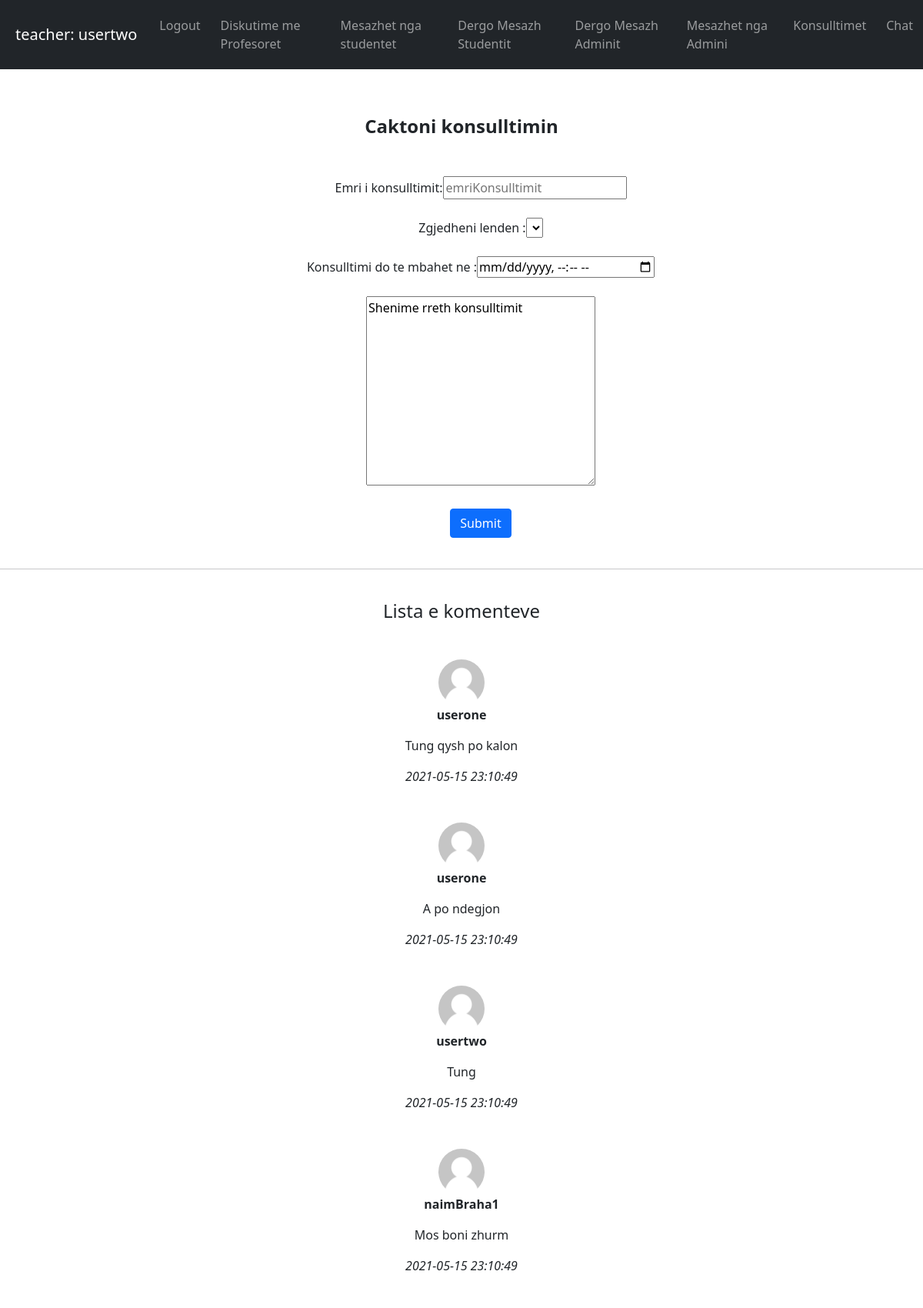
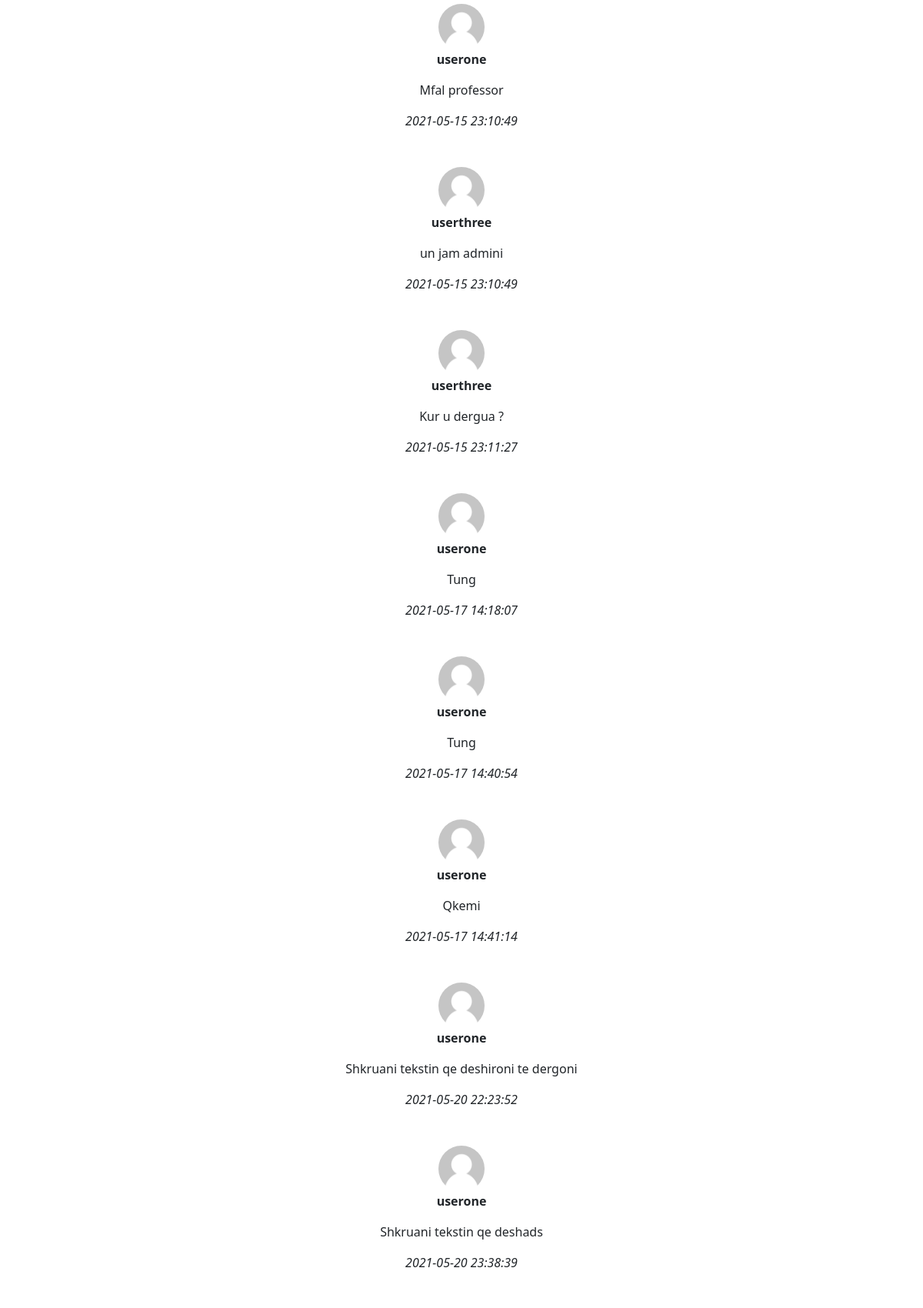
Screenshot of /ProjektiSemestralPDFinal/teacher.php (signed in, upper part) with the database file from the repository (2 pictures, top to bottom).
### tables this page shows
CREATE TABLE `mesazhet` (
  `id` int(11) NOT NULL,
  `Username` varchar(50) NOT NULL,
  `Teksti` varchar(255) NOT NULL,
  `Sent` timestamp NOT NULL DEFAULT current_timestamp()
);

### ProjektiSemestralPDFinal/teacher.php (the view, shortened to what this page needs)
<!DOCTYPE html>
<html>
<head>
        <link href="https://cdn.jsdelivr.net/npm/bootstrap@5.0.1/dist/css/bootstrap.min.css" rel="stylesheet">
</head>
<nav class="navbar navbar-expand-sm bg-dark navbar-dark fixed-top">
  <a class="navbar-brand" href="#" style = "margin-left:20px;"> <?php echo $_SESSION['role']; ?>: <?php echo $_SESSION['username']; ?> </a>
  <ul class="navbar-nav">
    <li class="nav-item">
      <a class="nav-link" href="logout.php"> Logout </a>
    </li>
    <li class="nav-item">
      <a class="nav-link" href="messageAdmin.php"> Diskutime me Profesoret </a>
    </li>
    <li class="nav-item">
      <a class="nav-link" href="messageFromStudents.php"> Mesazhet nga studentet </a>
    </li>
    <li class="nav-item">
      <a class="nav-link" href="messageStudent.php"> Dergo Mesazh Studentit </a>
    </li>
    <li class="nav-item">
        <a class="nav-link" href="messagePersonalprivateAdmin.php"> Dergo Mesazh Adminit </a>
    </li>
    <li class="nav-item">
            <a class="nav-link" href="personalMessageFromAdmin.php"> Mesazhet nga Admini </a>
    </li>
    <li class="nav-item">
      <a class="nav-link" href="konsulltimetEProfesorit.php"> Konsulltimet </a>
    </li>
        <li class="nav-item">
      <a class="nav-link" href = "http://localhost:3000" target = "_blank"> Chat </a>
    </li>
  </ul>
</nav>
<?php
include('config/db_connect.php');
    $sql = 'SELECT * FROM Mesazhet';
    $result = mysqli_query($conn, $sql);
    $mesazhet = mysqli_fetch_all($result, MYSQLI_ASSOC);
    ?>
<body>
    <center>
<h4 style = "margin-top:150px;"> <b> Caktoni konsulltimin </b> </h4>
<form action = "<?php $_SERVER['PHP_SELF'] ?>" method = "POST">
</form>
   </center>
<br>
<hr>
<br>
    <center>
       <div id = "messages">
       <center> <h4> Lista e komenteve </h4> <br> </center>
	<?php foreach($mesazhet as $mesazhi): ?>
             <center>
  <div class = "media-border p-3">
    <img src="user.png" class="mr-3 mt-0 rounded-circle" style="width:60px">
    <div class="media-body">
	   <p style = "font-weight:bold;"> <?php echo htmlspecialchars($mesazhi['Username']); ?> </p>
           <p> <?php echo htmlspecialchars($mesazhi['Teksti']); ?> </p>
           <p> <i> <?php echo htmlspecialchars($mesazhi['Sent']); ?> </i> </p>
    </div>
  </div>
          </center>
	<?php endforeach; ?>
        </div>
    </center>
  <br>
  <br>
</body>
</html>

### ProjektiSemestralPDFinal/teacher.php (style rules this page uses)
body { padding-bottom: 1500px; }
ul { list-style-type: none; margin: 0; padding: 0; }
li { border-radius:0px; display:inline; margin: 5px; }
li a { text-decoration: none; }
form { margin-top: 50px; margin-left: 50px; }

### rows the page displays
mesazhet: Username "userone", Teksti "Tung qysh po kalon", Sent "2021-05-15 23:10:49"
mesazhet: Username "userone", Teksti "A po ndegjon", Sent "2021-05-15 23:10:49"
mesazhet: Username "usertwo", Teksti "Tung", Sent "2021-05-15 23:10:49"
mesazhet: Username "naimBraha1", Teksti "Mos boni zhurm", Sent "2021-05-15 23:10:49"
mesazhet: Username "userone", Teksti "Mfal professor", Sent "2021-05-15 23:10:49"
mesazhet: Username "userthree", Teksti "un jam admini", Sent "2021-05-15 23:10:49"
mesazhet: Username "userthree", Teksti "Kur u dergua ?", Sent "2021-05-15 23:11:27"
mesazhet: Username "userone", Teksti "Tung", Sent "2021-05-17 14:18:07"
mesazhet: Username "userone", Teksti "Tung", Sent "2021-05-17 14:40:54"
mesazhet: Username "userone", Teksti "Qkemi", Sent "2021-05-17 14:41:14"
mesazhet: Username "userone", Teksti "Shkruani tekstin qe deshironi te dergoni", Sent "2021-05-20 22:23:52"
mesazhet: Username "userone", Teksti "Shkruani tekstin qe deshads", Sent "2021-05-20 23:38:39"

### other values shown
$_SESSION['role'] "teacher"
$_SESSION['username'] "usertwo"
